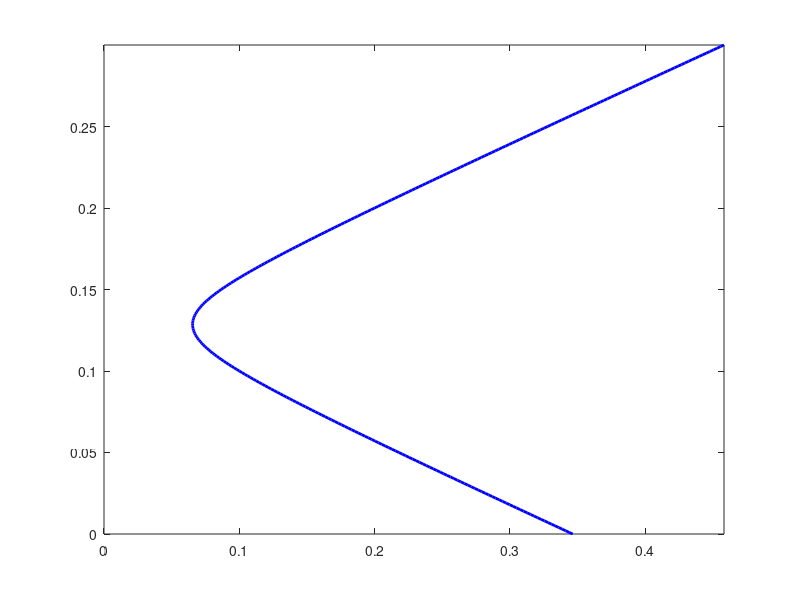

Recreate this plot in MATLAB. (Note: this script raises an error after producing the figure.)
close all
clear
mu = [0.1;0.2];
rho = -0.5; % rerun this for different choices of rho. See how the shape changes.
Sigma = [[0.1^2 0.1*0.2*rho];[rho*0.1*0.2 0.2^2]];
std = sqrt(diag(Sigma));
rf = 0.02;
a = mu'/Sigma*mu;
b = mu'/Sigma*ones(size(mu,1),1);
c = ones(size(mu,1),1)'/Sigma*ones(size(mu,1),1);
SigmaInv = inv(Sigma);
ParabolaCoeff = [a/(a*c-b^2) -2*b/(a*c-b^2) c/(a*c-b^2)];

mu_gmv = b/c;
sigma_gmv = (1/c)^0.5;
w_gmv = (1/c)*SigmaInv*ones(size(mu,1),1);

   
mu_vector = (min(mu) - range(mu)):0.001:(max(mu) + range(mu));

EF_sigma = ((c*mu_vector.^2-2*b*mu_vector + a)/(a*c-b^2)).^(1/2);
EF_sigma2 = ((c*mu_vector.^2-2*b*mu_vector + a)/(a*c-b^2));


plot(EF_sigma, mu_vector, 'b','LineWidth', 2)
hold on
xlim([0 inf]);
ylim([mu_vector(1) mu_vector(end)])
plot( std(1),mu(1),'b--X','LineWidth',2, 'MarkerSize',30,...
'MarkerEdgeColor','black' )
plot( std(2),mu(2),'b--X','LineWidth',2, 'MarkerSize',30,...
'MarkerEdgeColor','black' )
GMV_PF = [sigma_gmv,mu_gmv]
plot( sigma_gmv,mu_gmv,'b--X','LineWidth',2, 'MarkerSize',30,...
'MarkerEdgeColor','green' )
xlabel('\sigma')
ylabel('\mu_P')
